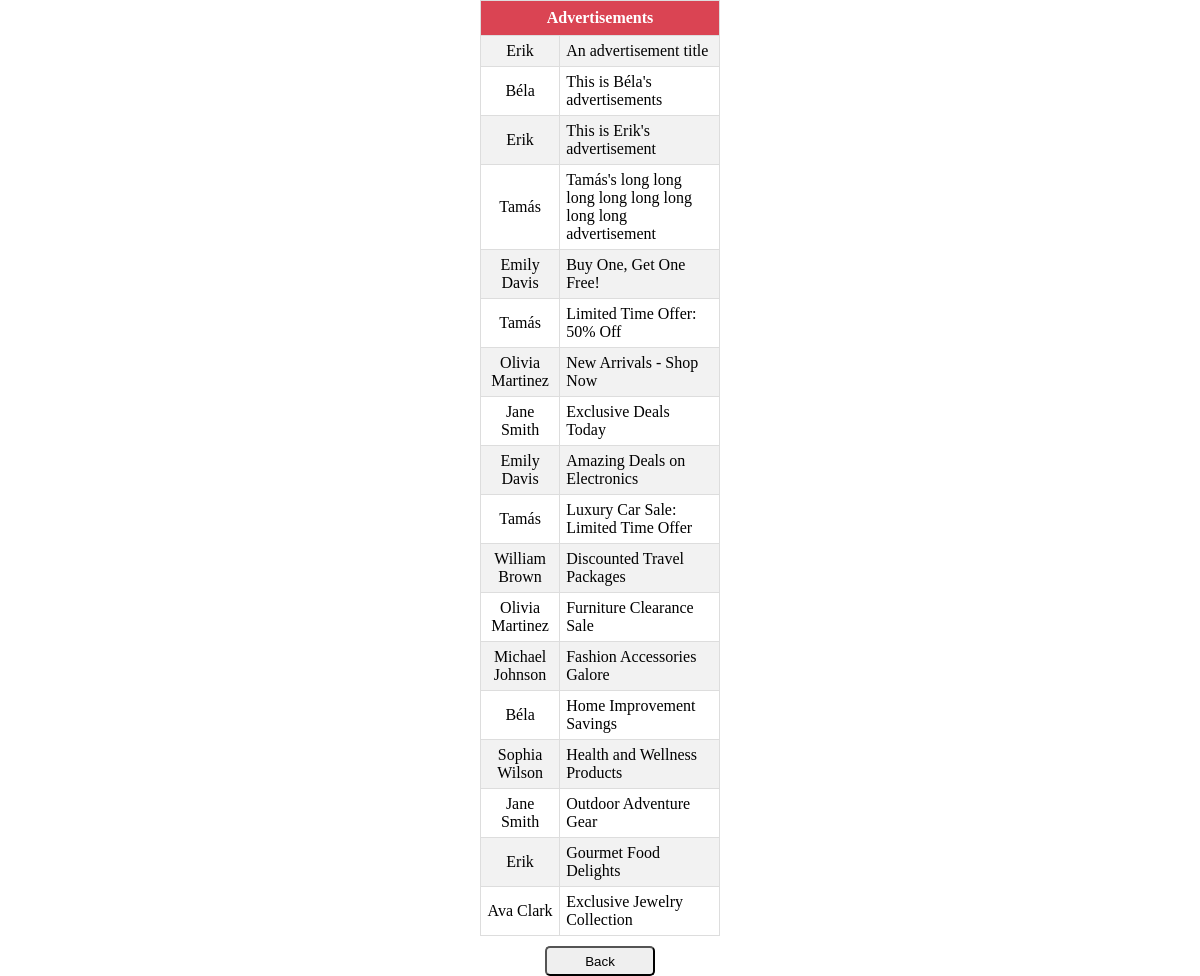
/Pages/advertisements.php, run on the app's committed database.
### tables this page shows
CREATE TABLE `advertisements` (
  `id` int(8) NOT NULL,
  `userid` int(8) NOT NULL,
  `title` text NOT NULL
);

CREATE TABLE `users` (
  `id` int(8) NOT NULL,
  `name` varchar(30) NOT NULL
);

### Controller/Controller.php (called while the page is built, shortened)
<?php
require_once '../Model/UserModel.php';
require_once '../Model/AdvertisementModel.php';
    class AdvertisementController
    {
        public function getAdvertisements()
        {
            $connect = new mysqli("localhost", "root", "", "probafeladat");
            $advertisements = mysqli_query($connect, "SELECT * FROM advertisements");
            $output = array();
            while ($values = mysqli_fetch_assoc($advertisements)) {
                $currentAdvertisement = new Advertisement();
                $currentAdvertisement->fill($values['title'], $values['id'], $values['userid']);
                array_push($output, $currentAdvertisement);
            }
            return $output;
        }
        public function getUsernameById($userid)
        {
            $connect = new mysqli("localhost", "root", "", "probafeladat");
            $users = mysqli_fetch_assoc(mysqli_query($connect, "SELECT users.name FROM `advertisements` join users on '$userid'  = users.id"));
            return $outputUser = new User($users['name']);
        }
    }
?>

### Model/UserModel.php (called while the page is built, shortened)
<?php
    class User
    {
        private $name;
        function __construct($name)
        {
            $this->name = $name;
        }
        public function getName()
        {
            return $this->name;
        }
    }
?>

### Model/AdvertisementModel.php (called while the page is built, shortened)
<?php
    class Advertisement
    {
        private $title;
        public function fill($title, $id, $userid)
        {
            $this->title = $title;
        }
        public function getTitle()
        {
            return $this->title;
        }
    }
?>

### Pages/advertisements.php (the view, shortened to what this page needs)
<!DOCTYPE HTML>
<html lang="hu">
<head>
    <link rel="stylesheet" href="../Css/style.css">
</head>
<body>
    <table>
        <tr>
            <th colspan="2">Advertisements</th>
        </tr>
        <?php
        include '../Model/AdvertisementModel.php';
        include '../Model/UserModel.php';
        include '../Controller/Controller.php';
        $advertisement = new AdvertisementController();
        $allAdvertisements = $advertisement->getAdvertisements();
        foreach ($allAdvertisements as $values) {
            $user = $advertisement->getUsernameById($values->getUserId());
            echo '<tr>';
                echo '<td>' . $user->getName() . '</td>';
                echo '<td>' . $values->getTitle() . '</td>';
            echo '</tr>';
        }
        ?>
    </table>
    <a href="index">
        <button>Back</button>
    </a>
</body>
</html>

### Css/style.css (style rules this page uses)
body { margin: 0; padding: 0; text-align: center; font-family: 'Times New Roman', Times, serif }
table { margin: auto; width: 20%; text-align: center; border-collapse: collapse; }
table td, table th { border: 1px solid #ddd; padding: 6px; }
table tr:nth-child(even) { background-color: #f2f2f2; }
table td:nth-child(even) { text-align: left; }
table th { padding: 8px 5px; background-color: #da4453; color: white; }
button { margin-top: 10px; border-radius: 5px; width: 110px; height : 30px }
a { color: black; text-decoration: none; }

### data on the page
advertisements: userid.name "Erik", title "An advertisement title"
advertisements: userid.name "Béla", title "This is Béla's advertisements"
advertisements: userid.name "Erik", title "This is Erik's advertisement"
advertisements: userid.name "Tamás", title "Tamás's long long long long long long long long advertisement"
advertisements: userid.name "Emily Davis", title "Buy One, Get One Free!"
advertisements: userid.name "Tamás", title "Limited Time Offer: 50% Off"
advertisements: userid.name "Olivia Martinez", title "New Arrivals - Shop Now"
advertisements: userid.name "Jane Smith", title "Exclusive Deals Today"
advertisements: userid.name "Emily Davis", title "Amazing Deals on Electronics"
advertisements: userid.name "Tamás", title "Luxury Car Sale: Limited Time Offer"
advertisements: users.name "William Brown", title "Discounted Travel Packages"
advertisements: userid.name "Olivia Martinez", title "Furniture Clearance Sale"
advertisements: userid.name "Michael Johnson", title "Fashion Accessories Galore"
advertisements: userid.name "Béla", title "Home Improvement Savings"
advertisements: userid.name "Sophia Wilson", title "Health and Wellness Products"
advertisements: userid.name "Jane Smith", title "Outdoor Adventure Gear"
advertisements: userid.name "Erik", title "Gourmet Food Delights"
advertisements: userid.name "Ava Clark", title "Exclusive Jewelry Collection"
